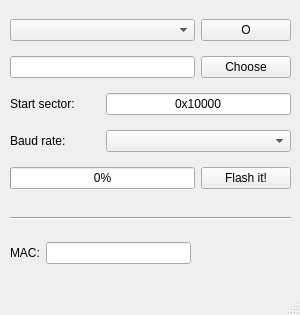
<?xml version="1.0" encoding="UTF-8"?>
<ui version="4.0">
 <class>MainWindow</class>
 <widget class="QMainWindow" name="MainWindow">
  <property name="geometry">
   <rect>
    <x>0</x>
    <y>0</y>
    <width>300</width>
    <height>315</height>
   </rect>
  </property>
  <property name="minimumSize">
   <size>
    <width>300</width>
    <height>255</height>
   </size>
  </property>
  <property name="maximumSize">
   <size>
    <width>300</width>
    <height>315</height>
   </size>
  </property>
  <property name="windowTitle">
   <string>esptool.py GUI by M5Stack 0.3</string>
  </property>
  <widget class="QWidget" name="centralwidget">
   <widget class="QWidget" name="layoutWidget">
    <property name="geometry">
     <rect>
      <x>10</x>
      <y>10</y>
      <width>281</width>
      <height>191</height>
     </rect>
    </property>
    <layout class="QGridLayout" name="gridLayout">
     <item row="1" column="0" colspan="2">
      <widget class="QLineEdit" name="fileName">
       <property name="readOnly">
        <bool>true</bool>
       </property>
      </widget>
     </item>
     <item row="2" column="1" colspan="2">
      <widget class="QLineEdit" name="sector">
       <property name="focusPolicy">
        <enum>Qt::StrongFocus</enum>
       </property>
       <property name="text">
        <string>0x10000</string>
       </property>
       <property name="alignment">
        <set>Qt::AlignCenter</set>
       </property>
      </widget>
     </item>
     <item row="1" column="2">
      <widget class="QPushButton" name="pushButton_2">
       <property name="text">
        <string>Choose</string>
       </property>
      </widget>
     </item>
     <item row="3" column="0">
      <widget class="QLabel" name="label_2">
       <property name="text">
        <string>Baud rate:</string>
       </property>
      </widget>
     </item>
     <item row="2" column="0">
      <widget class="QLabel" name="label">
       <property name="text">
        <string>Start sector:</string>
       </property>
      </widget>
     </item>
     <item row="0" column="0" colspan="2">
      <widget class="QComboBox" name="port"/>
     </item>
     <item row="4" column="2">
      <widget class="QPushButton" name="pushButton">
       <property name="text">
        <string>Flash it!</string>
       </property>
      </widget>
     </item>
     <item row="3" column="1" colspan="2">
      <widget class="QComboBox" name="baud"/>
     </item>
     <item row="4" column="0" colspan="2">
      <widget class="QProgressBar" name="progressBar">
       <property name="value">
        <number>0</number>
       </property>
      </widget>
     </item>
     <item row="0" column="2">
      <widget class="QPushButton" name="pushButton_3">
       <property name="text">
        <string>O</string>
       </property>
      </widget>
     </item>
    </layout>
   </widget>
   <widget class="Line" name="line">
    <property name="geometry">
     <rect>
      <x>10</x>
      <y>210</y>
      <width>281</width>
      <height>16</height>
     </rect>
    </property>
    <property name="orientation">
     <enum>Qt::Horizontal</enum>
    </property>
   </widget>
   <widget class="QWidget" name="layoutWidget">
    <property name="geometry">
     <rect>
      <x>10</x>
      <y>240</y>
      <width>181</width>
      <height>26</height>
     </rect>
    </property>
    <layout class="QGridLayout" name="gridLayout_2">
     <item row="0" column="0">
      <widget class="QLabel" name="label_3">
       <property name="text">
        <string>MAC:</string>
       </property>
      </widget>
     </item>
     <item row="0" column="1">
      <widget class="QLineEdit" name="mac">
       <property name="alignment">
        <set>Qt::AlignCenter</set>
       </property>
       <property name="readOnly">
        <bool>true</bool>
       </property>
      </widget>
     </item>
    </layout>
   </widget>
  </widget>
  <widget class="QMenuBar" name="menubar">
   <property name="geometry">
    <rect>
     <x>0</x>
     <y>0</y>
     <width>300</width>
     <height>22</height>
    </rect>
   </property>
  </widget>
  <widget class="QStatusBar" name="statusbar"/>
 </widget>
 <resources/>
 <connections/>
</ui>
